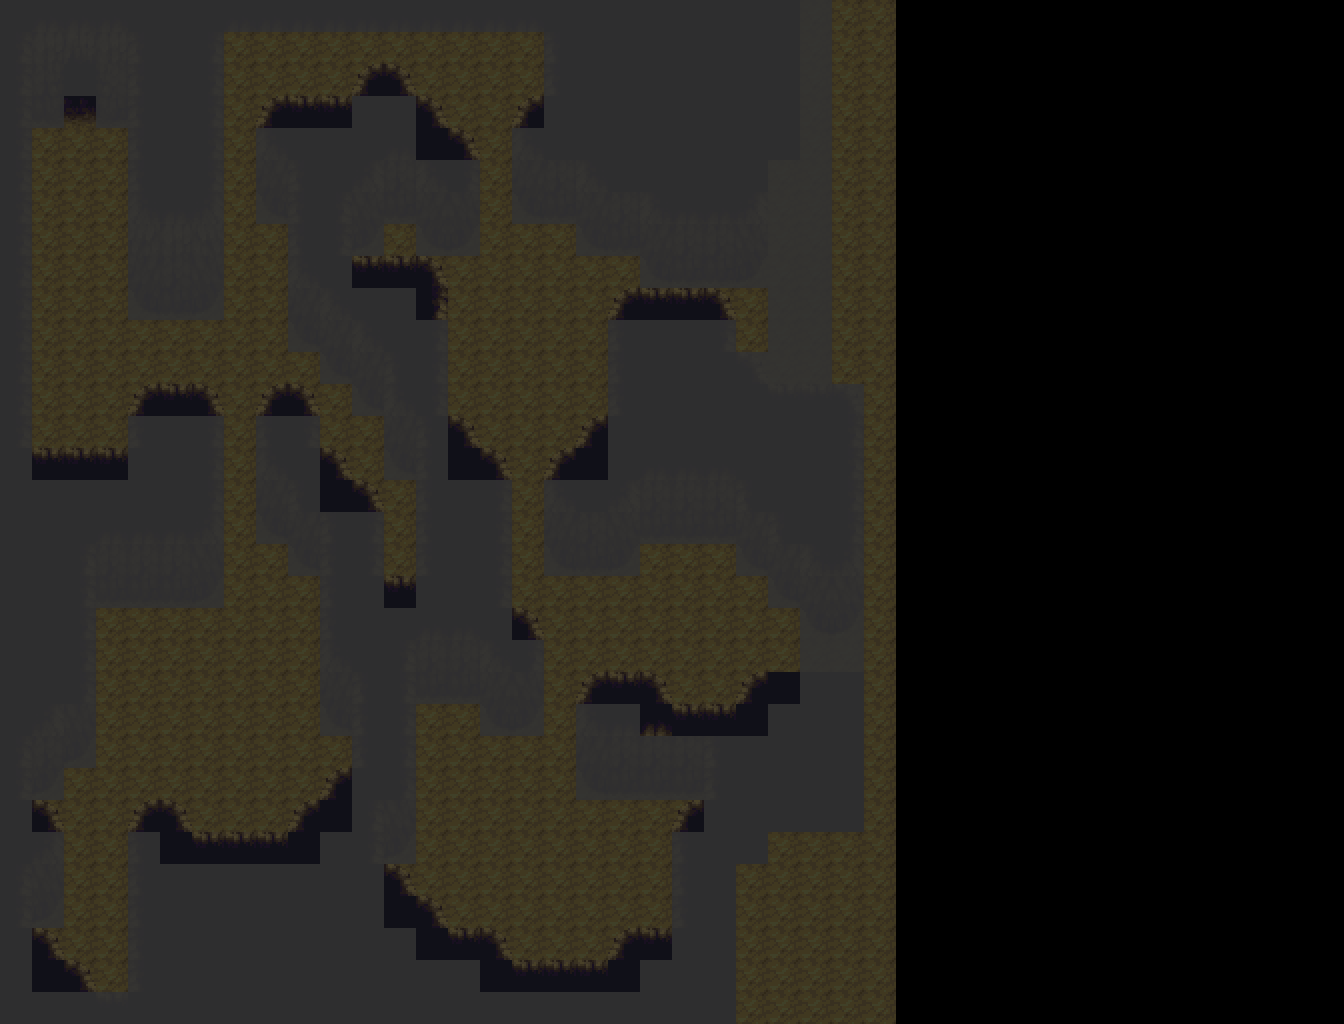

The image is a tile-based game level rendered from a .tmx file. Its description and source (layers, tilesets, objects; grid data summarised) follow:
An orthogonal 42x32 tile map with 32x32 px tiles, 4 tile layers (floor, deco, _b_bottom_walls, obstacles) and 1 object (portal).

<map version="1.5" tiledversion="1.6.0" orientation="orthogonal" renderorder="left-up" width="42" height="32" tilewidth="32" tileheight="32" infinite="0" nextlayerid="27" nextobjectid="20">
 <tileset firstgid="1" name="tiles" tilewidth="32" tileheight="32" tilecount="1752" columns="12">
  <image source="tiles.png" width="384" height="4695" />
 </tileset>
 <layer id="1" name="floor" width="42" height="32">
  <data>[1344 cells, 856 non-empty, 2 distinct tile ids]</data>
 </layer>
 <layer id="5" name="deco" width="42" height="32">
  <data>[1344 cells, 468 non-empty, 26 distinct tile ids]</data>
 </layer>
 <layer id="25" name="_b_bottom_walls" width="42" height="32">
  <properties>
   <property name="Persistent" type="bool" value="true" />
  </properties>
  <data>[1344 cells, 82 non-empty, 6 distinct tile ids]</data>
 </layer>
 <objectgroup id="26" name="markers">
  <object id="19" type="portal" x="80.5135" y="120.131">
   <properties>
    <property name="destination" value="tiled/map" />
    <property name="player_transition_x" type="int" value="38" />
    <property name="player_transition_y" type="int" value="26" />
   </properties>
   <point />
  </object>
 </objectgroup>
 <layer id="10" name="obstacles" width="42" height="32">
  <data>[1344 cells, 490 non-empty, 1 distinct tile ids]</data>
 </layer>
</map>